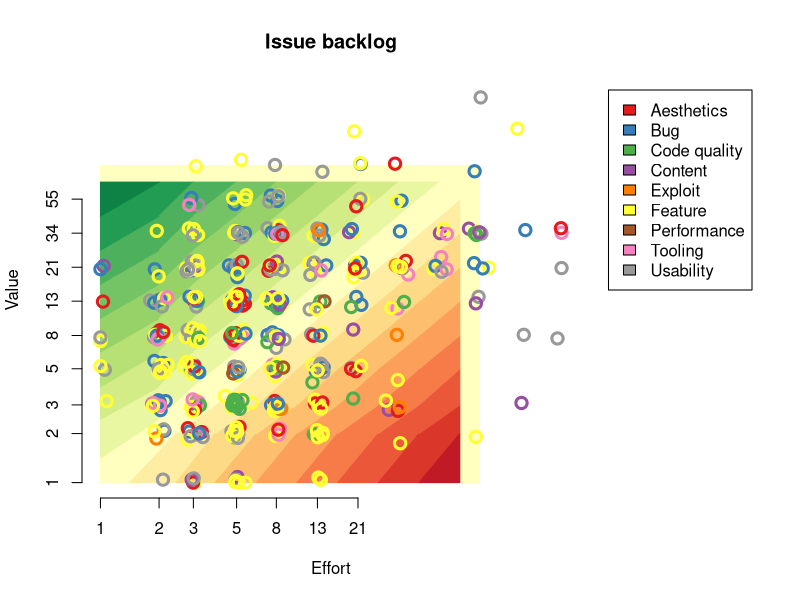

Reproduce this figure in R.
library("RColorBrewer")

circleSize = 1.5

#svg("backlog.svg", width=8, height=8)
png("backlog.png", width=600, height=500, type="cairo", pointsize=13)

par(mar=c(5.1, 4.1, 4.1, 11))

jitter_log <- function(vals, scaler=0.05) {
  noise <- rnorm(length(vals), mean=0, sd=vals*scaler)
  vals + noise
}

roiPalette = colorRampPalette(brewer.pal(11, "RdYlGn"))
roiCols = roiPalette(19)

data <- read.csv("backlog.csv", sep=",")
x = jitter_log(data$effort)
y = jitter_log(data$value)

maxEffort = max(data$effort)
maxValue = max(data$value)
x = sapply(x, function(n) min(c(n, maxEffort)))
x = sapply(x, function(n) max(c(n, 1)))
y = sapply(y, function(n) min(c(n, maxValue)))
y = sapply(y, function(n) max(c(n, 1)))

# Categories
cats = sort(unique(data$type))
data$typeID = match(data$type, cats)
cols = brewer.pal(length(cats), "Set1")
data$color = cols[data$typeID]

# ROI
vals = c(1, 2, 3, 5, 8, 13, 21, 34, 55, 89)
data$roi = match(data$value, vals) - match(data$effort, vals)

# NA
data$blockedBy[is.na(data$blockedBy)] <- ""

# Sort data
data <- data[with(data, order(-roi, effort, issue)),]

plot(
    NULL, log="xy", xlab="Effort", ylab="Value", axes=FALSE, main="Issue backlog",
    xlim=c(min(x), max(x)), ylim=c(min(y), max(y))
)
axis(1, at=c(1,2,3,5,8,13,21))
axis(2, at=c(1,2,3,5,8,13,21,34,55))
#box()




logHalf <- function(a, b){
    sqrt(a*b)
}




topEdge = logHalf(55,89)

polygon(x=c(1,89,89,1), y=c(1,1,89,89), lty=0, col=roiCols[10])

for (e in 1:8){
    midE = logHalf(vals[e], vals[e+1])
    nextMidE = logHalf(vals[e+1], vals[e+2])
    if (e > 1) {
        for (v in 1:e){
            roi = v-e;
            polygon(
                x=c(midE, nextMidE, nextMidE, midE),
                y=c(vals[v], vals[v+1], vals[v+2], vals[v+1]),
                col=roiCols[10+roi],
                border=roiCols[10+roi]
            )
        }
    }
    roi = -e
    polygon(
        x=c(midE, nextMidE, nextMidE),
        y=c(vals[1], vals[1], vals[2]),
        col=roiCols[10+roi],
        border=roiCols[10+roi]
    )
}

for (v in 1:8){
    midV = logHalf(vals[v], vals[v+1])
    nextMidV = logHalf(vals[v+1], vals[v+2])
    if (v > 1){
        for (e in 1:v){
            roi = v-e;
            polygon(
                x=c(vals[e], vals[e+1], vals[e+2], vals[e+1]),
                y=c(midV, nextMidV, nextMidV, midV),
                col=roiCols[10+roi],
                border=roiCols[10+roi]
            )
        }
    }
    roi = v
    polygon(
        x=c(vals[1], vals[1], vals[2]),
        y=c(midV, nextMidV, nextMidV),
        col=roiCols[10+roi],
        border=roiCols[10+roi]
    )
}


#points(x, y, pch=21, bg=data$color, cex=circleSize)
points(x, y, col=data$color, cex=circleSize, lwd=3)


add_legend <- function(...) {
  opar <- par(fig=c(0, 1, 0, 1), oma=c(0, 0, 0, 0), 
    mar=c(0, 0, 0, 0), new=TRUE)
  on.exit(par(opar))
  plot(0, 0, type='n', bty='n', xaxt='n', yaxt='n')
  legend(...)
}
add_legend(legend=cats, x="topright", fill=cols, inset=c(0.06,0.15))










dev.off()

# Write markdown file
text = "# Backlog"
text = c(text, "![Issue backlog](backlog.png)")
text = c(text, "")
text = c(text, "| Issue | Description | Value | Effort | ROI | Blocked by |")
text = c(text, "| ----: | ----------- | ----: | -----: | --: | ---------: |")

for (i in 1:length(data$roi)){
    entry = paste(
        "| [", data$issue[i], "](", "https://github.com/timgurto/mmo/issues/", data$issue[i], ")",
        " | ", data$description[i],
        " | ", data$value[i],
        " | ", data$effort[i],
        " | ", "![", data$roi[i], "](roi-images/roi_", data$roi[i], ".png)",
        " | ", data$blockedBy[i],
        " |", sep=""
    )
    text = c(text, entry)
}

write(text, file="backlog.md")
